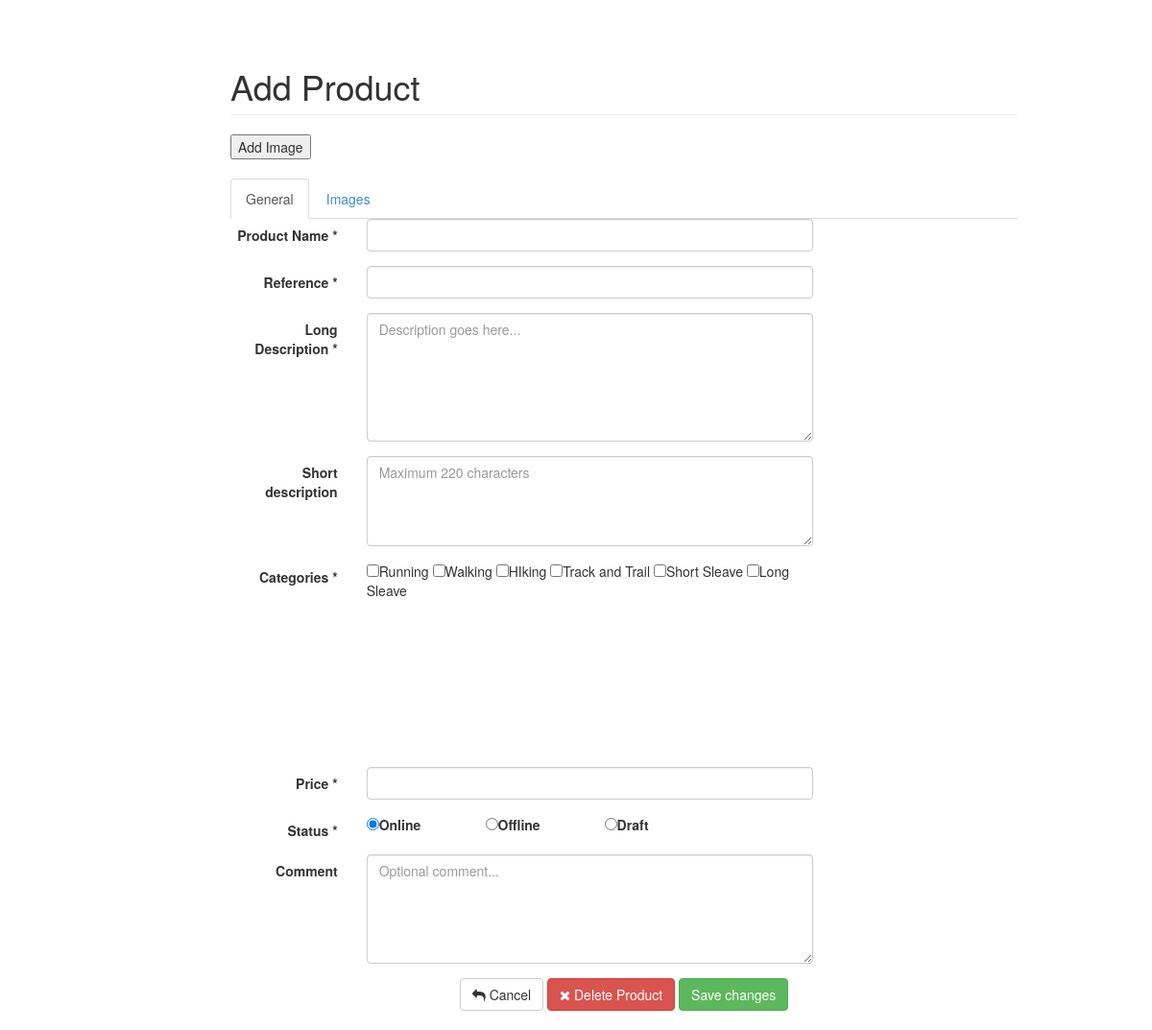
Page /addProduct.php on the earlier database version.
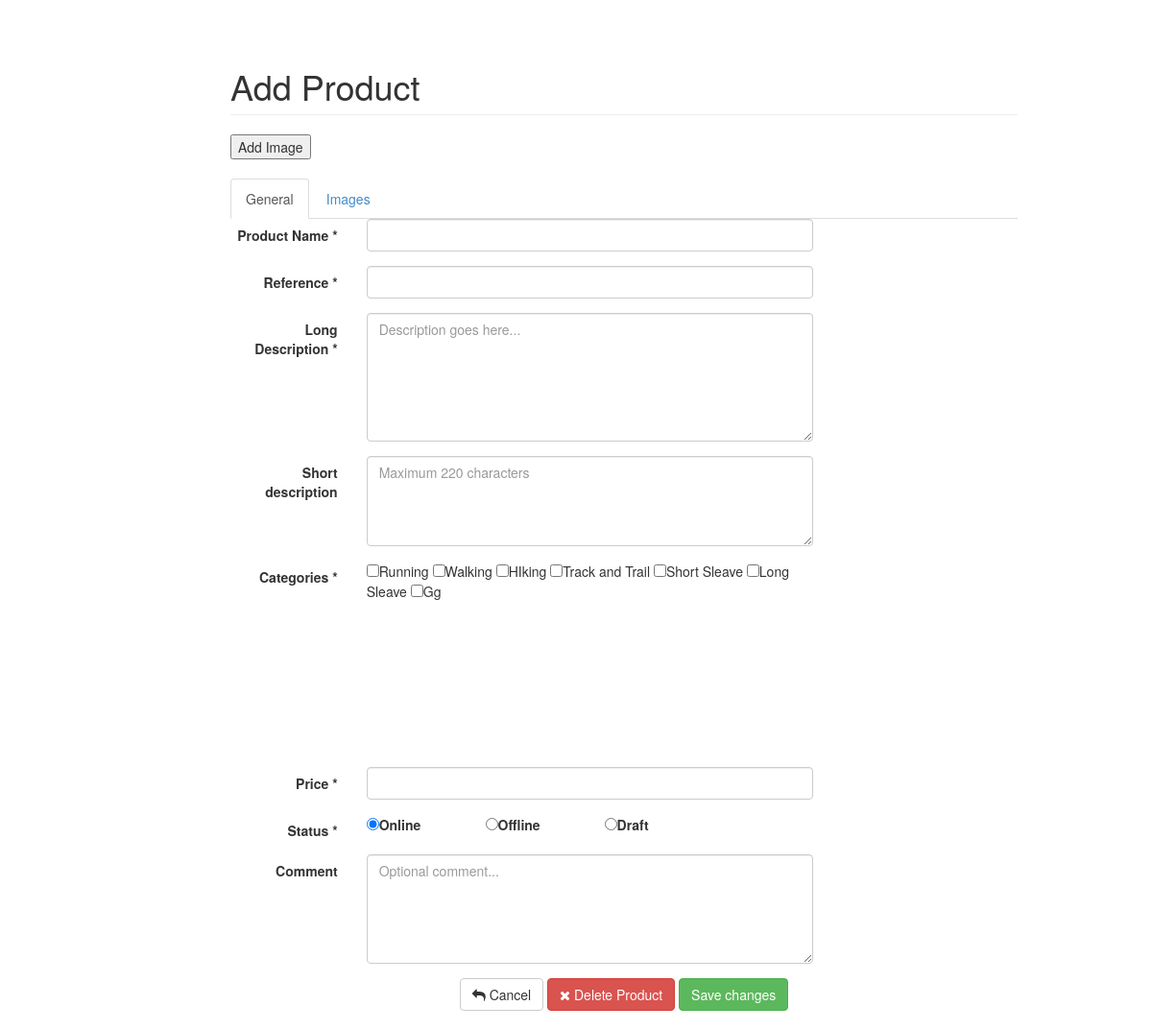
Same page on the later database version.
### tables this page shows
CREATE TABLE IF NOT EXISTS `productcategories` (
`CategoryID` int(11) NOT NULL,
  `CategoryName` varchar(50) NOT NULL
);

### addProduct.php (the view, shortened to what the changed rows need)
<!DOCTYPE html>
<html lang="en">
  <head>
    <link rel="stylesheet" type="text/css" href="css/bootstrap.css">
    <link rel="stylesheet" type="text/css" href="css/bootstrap-select.css">
	<link href='css/font-awesome.min.css' rel='stylesheet' type='text/css'/>
    <link rel="stylesheet" type="text/css" href="css/camera.css">
    <link rel="stylesheet" type="text/css" href="css/elements.css">
    <link rel="stylesheet" type="text/css" href="dashboard.css">
  </head>
  <body>
        <div class="col-sm-9 col-sm-offset-3 col-md-10 col-md-offset-2 main">
          <h1 class="page-header">Add Product</h1>
			<div id="main-content">
            <div class="row">
                <div class="col-md-12">
                    <div class="tabcordion">
                        <div id="myTabContent" class="tab-content">
                            <div class="tab-pane fade active in" id="product_general" data-toggle="pill" >
                                <div class="row">
                                    <div class="col-md-12">
                                        <form id="form1" method="post" action="" class="form-horizontal">
                                        <div class="form-group">
                                            <label class="col-sm-2 control-label">Categories <span class="asterisk">*</span></label>
                                            <div class="col-sm-7 scrol">
                                                <?php
                                                   $sql = "select * from productcategories";
                                                   $sql = mysql_query($sql);
                                                   while($d = mysql_fetch_array($sql)){
                                                ?>
                                                       <input type="checkbox" name="checkboxCategory[]" value="<?php echo $d['CategoryID'];?>"/><?php echo"{$d[1]}";?>
                                                <?php
                                                    }
                                                ?>
                                            </div>
                                        </div>
                                    </div>
                                </div>
                            </div>
                        </div>
                    </div>
                </div>
            </div>
        </div>
        </div>
  </body>
</html>

Differences in the rows shown:
added productcategories: CategoryName "Gg"
